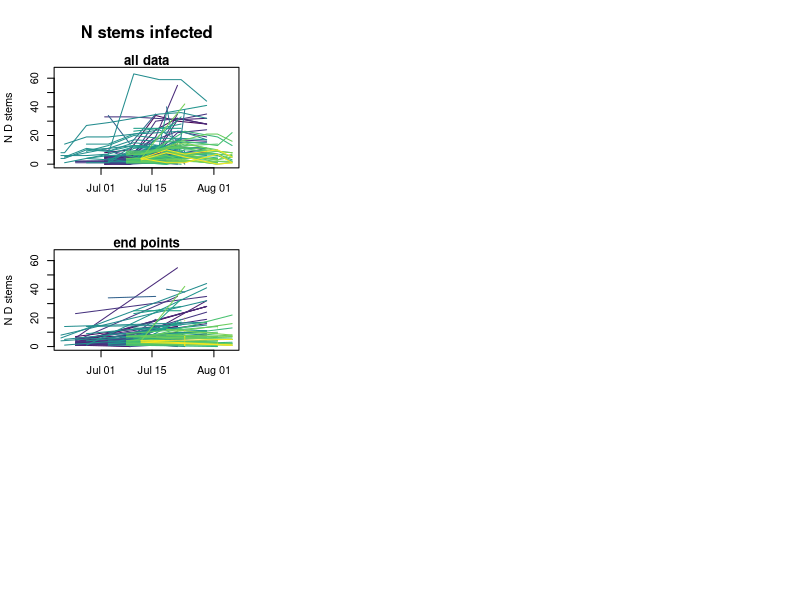

R code for this plot: (Note: this script raises an error after producing the figure.)
library(lubridate)
library(viridis)

setwd("~/Documents/GitHub/flax.rust/data")
demog<-read.csv("Demography.csv")
within.host<-read.csv("Withinhost.csv")

#### within host data

### clean

within.host$Date<-as.Date(within.host$Date,tryFormats=c("%m/%d/%Y"))
column.index<-c(1:7,9,11,14,15,17)
within.host<-within.host[,column.index]
within.host[,"length.tissue.infected"]<-NA

## subset to relevant year

within.host<-subset(within.host,Year=="2019")
within.host<-droplevels(within.host)

## for stems with height recorded as '<5' set height to 5
within.host[which(within.host[,"stem.height"]=="<5"),"stem.height"]<-5
within.host<-transform(within.host,stem.height=as.numeric(as.character(stem.height)))

## for stems with height recorded as '<5' set height to 5
within.host[which(within.host[,"percent.tissue.infected"]=="<.05"),"percent.tissue.infected"]<-.05
within.host[which(within.host[,"percent.tissue.infected"]==""),"percent.tissue.infected"]<-NA
within.host<-transform(within.host,percent.tissue.infected=as.numeric(as.character(percent.tissue.infected)))

### restructure

tags<-c()
sites<-c()
dates<-c()
N.Stems<-c()
N.D.Stems<-c()
max.heights<-c()
tot.inf.metric.measures<-c()

for(tag in unique(within.host$Tag))
{
  sub.data<-subset(within.host,Tag==tag)
  
  for(date in unique(sub.data$Date)[order(unique(sub.data$Date))])
  {
    sub.data.week<-subset(sub.data,Date==date)
    
    tag.data<-as.character(sub.data.week[1,"Tag"])
    site<-as.character(sub.data.week[1,"Site"])
    date.data<-sub.data.week[1,"Date"]
    N.Stem<-sub.data.week[1,"N.Stems"]
    N.D.Stem<-sub.data.week[1,"N.D.Stems"]
    max.height<-sub.data.week[1,"max.height"]
    
    tags<-c(tags,tag.data)
    sites<-c(sites,site)
    dates<-c(dates,paste(date.data))
    N.Stems<-c(N.Stems,N.Stem)
    N.D.Stems<-c(N.D.Stems,N.D.Stem)
    max.heights<-c(max.heights,max.height)
    
    inf.metric.measured<-c()
    for(i in 1:dim(sub.data.week)[1])
    {
      if(is.na(sub.data.week[i,"length.tissue.infected"]) & !is.na(sub.data.week[i,"percent.tissue.infected"])) {sub.data.week[i,"length.tissue.infected"]<-sub.data.week[i,"percent.tissue.infected"]*sub.data.week[i,"stem.height"]}
      new.inf.metric<-sub.data.week[i,"length.tissue.infected"]*sub.data.week[i,"N.pustules.middle"]
      inf.metric.measured<-c(inf.metric.measured,new.inf.metric)
    }
    tot.inf.metric.measure<-c()
    if(!all(is.na(inf.metric.measured))) {tot.inf.metric.measure<-sub.data.week$N.D.Stems[1]*sum(inf.metric.measured,na.rm = T)/length(inf.metric.measured)} else{tot.inf.metric.measure<-NA}
    tot.inf.metric.measures<-c(tot.inf.metric.measures,tot.inf.metric.measure)    
  }
  
}

predictor.data<-data.frame(tag=as.character(tags),site=sites,date=as.Date(dates),N.Stems=N.Stems,N.D.Stems=N.D.Stems,p.D.stems=N.D.Stems/(N.D.Stems+N.Stems),max.height=max.heights,tot.inf.metric=tot.inf.metric.measures)

layout(matrix(c(1,1,5,5,9,9,2,2,6,6,10,10,3,4,7,8,11,12),3,6,byrow = T))
par(mar=c(5.1,4.1,1.1,2.1),oma=c(0,0,4,0))

### N.D.stems 
plot(0,0,xlim=c(min(predictor.data$date),max(predictor.data$date)),ylim=c(0,65),axes = F,main="all data",xlab="",ylab = "N D stems")
mtext("N stems infected",3,line=2,font=2)
axis(2)
axis.Date(1,predictor.data$date)
box()

for(tag.index in unique(predictor.data$tag))
{
  plot.data<-subset(predictor.data,tag==tag.index)
  col<-viridis(length(unique(predictor.data$tag)))[which(unique(predictor.data$tag)==tag.index)]
  points(plot.data$date,plot.data$N.D.Stems,type="l",col=col)
}

plot(0,0,xlim=c(min(predictor.data$date),max(predictor.data$date)),ylim=c(0,65),axes = F,main="end points",xlab="",ylab = "N D stems")
axis(2)
axis.Date(1,predictor.data$date)
box()

for(tag.index in unique(predictor.data$tag))
{
  plot.data<-subset(predictor.data,tag==tag.index)
  col<-viridis(length(unique(predictor.data$tag)))[which(unique(predictor.data$tag)==tag.index)]
  points(c(plot.data[1,"date"],plot.data[dim(plot.data)[1],"date"]),c(plot.data[1,"N.D.Stems"],plot.data[dim(plot.data)[1],"N.D.Stems"]),type="l",col=col)
}

slopes<-c()
for(tag.index in unique(predictor.data$tag))
{
  plot.data<-subset(predictor.data,tag==tag.index)
  if(dim(plot.data)[1]>1)
  {
    slope<-coef(lm(N.D.Stems~date,data = plot.data))[2]
    slopes<-c(slopes,slope)
  } else{slopes<-c(slopes,NA)}
}
hist(na.omit(slopes),xlab="slope",main="fit to all data",breaks=10)
abline(v=0,col="red")

slopes<-c()
for(tag.index in unique(predictor.data$tag))
{
  plot.data<-subset(predictor.data,tag==tag.index)
  if(dim(plot.data)[1]>1)
  {
    slope<-coef(lm(N.D.Stems~date,data = plot.data[c(min(which(!is.na(plot.data$N.D.Stems))),dim(plot.data)[1]),] ))[2]
    slopes<-c(slopes,slope)
  } else{slopes<-c(slopes,NA)}
}
hist(na.omit(slopes),xlab="slope",main="fit to endpoints",breaks=10)
abline(v=0,col="red")

### p.D.stems

plot(0,0,xlim=c(min(predictor.data$date),max(predictor.data$date)),ylim=c(0,.6),axes = F,main="all data",xlab="",ylab = "% stems infected")
mtext("% stems infected",3,line=2,font=2)
axis(2)
axis.Date(1,predictor.data$date)
box()

for(tag.index in unique(predictor.data$tag))
{
  plot.data<-subset(predictor.data,tag==tag.index)
  col<-viridis(length(unique(predictor.data$tag)))[which(unique(predictor.data$tag)==tag.index)]
  points(plot.data$date,plot.data$p.D.stems,type="l",col=col)
}

plot(0,0,xlim=c(min(predictor.data$date),max(predictor.data$date)),ylim=c(0,.6),axes = F,main="end points",xlab="",ylab = "% stems infected")
axis(2)
axis.Date(1,predictor.data$date)
box()

for(tag.index in unique(predictor.data$tag))
{
  plot.data<-subset(predictor.data,tag==tag.index)
  col<-viridis(length(unique(predictor.data$tag)))[which(unique(predictor.data$tag)==tag.index)]
  points(c(plot.data[1,"date"],plot.data[dim(plot.data)[1],"date"]),c(plot.data[1,"p.D.stems"],plot.data[dim(plot.data)[1],"p.D.stems"]),type="l",col=col)
}

slopes<-c()
for(tag.index in unique(predictor.data$tag))
{
  plot.data<-subset(predictor.data,tag==tag.index)
  if(dim(plot.data)[1]>1)
  {
    slope<-coef(lm(p.D.stems~date,data = plot.data))[2]
    slopes<-c(slopes,slope)
  } else{slopes<-c(slopes,NA)}
}
hist(na.omit(slopes),xlab="slope",main="fit to all data",breaks=10)
abline(v=0,col="red")

slopes<-c()
for(tag.index in unique(predictor.data$tag))
{
  plot.data<-subset(predictor.data,tag==tag.index)
  if(dim(plot.data)[1]>1)
  {
    slope<-coef(lm(p.D.stems~date,data = plot.data[c(min(which(!is.na(plot.data$p.D.stems))),dim(plot.data)[1]),] ))[2]
    slopes<-c(slopes,slope)
  } else{slopes<-c(slopes,NA)}
}
hist(na.omit(slopes),xlab="slope",main="fit to endpoints",breaks=10)
abline(v=0,col="red")

### total infection load metric

plot(0,0,xlim=c(min(predictor.data$date),max(predictor.data$date)),ylim=c(0,32000),axes = F,main="all data",xlab="",ylab = "total infection load")
mtext("total infection load",3,line=2,font=2)
axis(2)
axis.Date(1,predictor.data$date)
box()

for(tag.index in unique(predictor.data$tag))
{
  plot.data<-subset(predictor.data,tag==tag.index)
  col<-viridis(length(unique(predictor.data$tag)))[which(unique(predictor.data$tag)==tag.index)]
  points(plot.data$date,plot.data$tot.inf.metric,type="l",col=col)
}

plot(0,0,xlim=c(min(predictor.data$date),max(predictor.data$date)),ylim=c(0,32000),axes = F,main="end points",xlab="",ylab = "total infection load")
axis(2)
axis.Date(1,predictor.data$date)
box()

for(tag.index in unique(predictor.data$tag))
{
  plot.data<-subset(predictor.data,tag==tag.index)
  col<-viridis(length(unique(predictor.data$tag)))[which(unique(predictor.data$tag)==tag.index)]
  points(c(plot.data[1,"date"],plot.data[dim(plot.data)[1],"date"]),c(plot.data[1,"tot.inf.metric"],plot.data[dim(plot.data)[1],"tot.inf.metric"]),type="l",col=col)
}

slopes<-c()
for(tag.index in unique(predictor.data$tag))
{
  plot.data<-subset(predictor.data,tag==tag.index)
  if(dim(plot.data)[1]>1)
  {
    slope<-coef(lm(tot.inf.metric~date,data = plot.data))[2]
    slopes<-c(slopes,slope)
  } else{slopes<-c(slopes,NA)}
}
hist(na.omit(slopes),xlab="slope",main="fit to all data",breaks=10)
abline(v=0,col="red")

slopes<-c()
for(tag.index in unique(predictor.data$tag))
{
  plot.data<-subset(predictor.data,tag==tag.index)
  if(dim(plot.data)[1]>1)
  {
    slope<-coef(lm(tot.inf.metric~date,data = plot.data[c(min(which(!is.na(plot.data$tot.inf.metric))),dim(plot.data)[1]),] ))[2]
    slopes<-c(slopes,slope)
  } else{slopes<-c(slopes,NA)}
}
hist(na.omit(slopes),xlab="slope",main="fit to endpoints",breaks=10)
abline(v=0,col="red")
